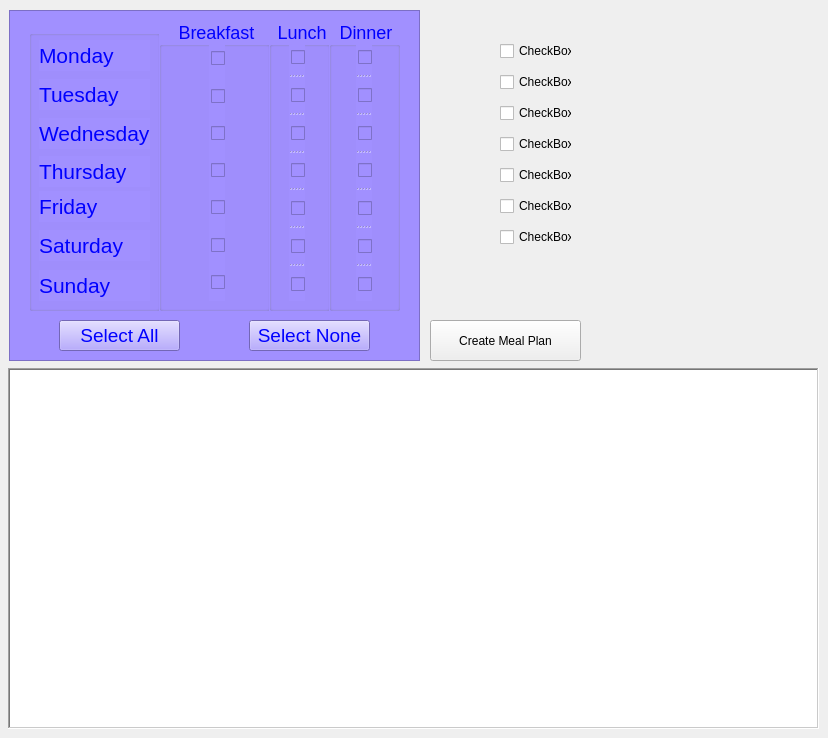
    <widget class="QWidget" name="tab_MealPlan">
     <attribute name="title">
      <string>Create Meal Plan</string>
     </attribute>
     <widget class="QFrame" name="frm_Planner">
      <property name="geometry">
       <rect>
        <x>9</x>
        <y>10</y>
        <width>411</width>
        <height>351</height>
       </rect>
      </property>
      <property name="styleSheet">
       <string notr="true">background-color: rgb(161, 144, 255);</string>
      </property>
      <property name="frameShape">
       <enum>QFrame::StyledPanel</enum>
      </property>
      <property name="frameShadow">
       <enum>QFrame::Raised</enum>
      </property>
      <widget class="QGroupBox" name="grpBx_Breakfast">
       <property name="geometry">
        <rect>
         <x>150</x>
         <y>10</y>
         <width>111</width>
         <height>291</height>
        </rect>
       </property>
       <property name="toolTipDuration">
        <number>-3</number>
       </property>
       <property name="styleSheet">
        <string notr="true">*{
color: blue; 
font-size: 18px;
}</string>
       </property>
       <property name="title">
        <string>Breakfast</string>
       </property>
       <property name="alignment">
        <set>Qt::AlignCenter</set>
       </property>
       <property name="flat">
        <bool>false</bool>
       </property>
       <property name="checkable">
        <bool>false</bool>
       </property>
       <property name="checked">
        <bool>false</bool>
       </property>
       <widget class="QSplitter" name="splitter">
        <property name="geometry">
         <rect>
          <x>50</x>
          <y>20</y>
          <width>16</width>
          <height>261</height>
         </rect>
        </property>
        <property name="orientation">
         <enum>Qt::Vertical</enum>
        </property>
        <property name="opaqueResize">
         <bool>false</bool>
        </property>
        <property name="handleWidth">
         <number>0</number>
        </property>
        <property name="childrenCollapsible">
         <bool>false</bool>
        </property>
        <widget class="QCheckBox" name="chkbx_Mon_Br">
         <property name="enabled">
          <bool>true</bool>
         </property>
         <property name="font">
          <font>
           <pointsize>-1</pointsize>
          </font>
         </property>
         <property name="layoutDirection">
          <enum>Qt::RightToLeft</enum>
         </property>
         <property name="styleSheet">
          <string notr="true"/>
         </property>
         <property name="text">
          <string/>
         </property>
        </widget>
        <widget class="QCheckBox" name="chkbx_Tue_Br">
         <property name="font">
          <font>
           <pointsize>-1</pointsize>
          </font>
         </property>
         <property name="contextMenuPolicy">
          <enum>Qt::ActionsContextMenu</enum>
         </property>
         <property name="layoutDirection">
          <enum>Qt::RightToLeft</enum>
         </property>
         <property name="text">
          <string/>
         </property>
        </widget>
        <widget class="QCheckBox" name="chkbx_Wed_Br">
         <property name="font">
          <font>
           <pointsize>-1</pointsize>
          </font>
         </property>
         <property name="layoutDirection">
          <enum>Qt::RightToLeft</enum>
         </property>
         <property name="text">
          <string/>
         </property>
        </widget>
        <widget class="QCheckBox" name="chkbx_Thu_Br">
         <property name="font">
          <font>
           <pointsize>-1</pointsize>
          </font>
         </property>
         <property name="layoutDirection">
          <enum>Qt::RightToLeft</enum>
         </property>
         <property name="text">
          <string/>
         </property>
        </widget>
        <widget class="QCheckBox" name="chkbx_Fri_Br">
         <property name="font">
          <font>
           <pointsize>-1</pointsize>
          </font>
         </property>
         <property name="layoutDirection">
          <enum>Qt::RightToLeft</enum>
         </property>
         <property name="text">
          <string/>
         </property>
        </widget>
        <widget class="QCheckBox" name="chkbx_Sat_Br">
         <property name="font">
          <font>
           <pointsize>-1</pointsize>
          </font>
         </property>
         <property name="layoutDirection">
          <enum>Qt::RightToLeft</enum>
         </property>
         <property name="text">
          <string/>
         </property>
        </widget>
        <widget class="QCheckBox" name="chkbx_Sun_Br">
         <property name="font">
          <font>
           <pointsize>-1</pointsize>
          </font>
         </property>
         <property name="layoutDirection">
          <enum>Qt::RightToLeft</enum>
         </property>
         <property name="text">
          <string/>
         </property>
        </widget>
       </widget>
      </widget>
      <widget class="QGroupBox" name="grpBx_Lunch">
       <property name="geometry">
        <rect>
         <x>260</x>
         <y>10</y>
         <width>61</width>
         <height>291</height>
        </rect>
       </property>
       <property name="layoutDirection">
        <enum>Qt::LeftToRight</enum>
       </property>
       <property name="styleSheet">
        <string notr="true">*{
color: blue; 
font-size: 18px;
}</string>
       </property>
       <property name="title">
        <string>Lunch</string>
       </property>
       <property name="alignment">
        <set>Qt::AlignCenter</set>
       </property>
       <property name="flat">
        <bool>false</bool>
       </property>
       <property name="checkable">
        <bool>false</bool>
       </property>
       <widget class="QSplitter" name="splitter_2">
        <property name="geometry">
         <rect>
          <x>20</x>
          <y>20</y>
          <width>16</width>
          <height>261</height>
         </rect>
        </property>
        <property name="orientation">
         <enum>Qt::Vertical</enum>
        </property>
        <widget class="QCheckBox" name="chkbx_Mon_Lu">
         <property name="font">
          <font>
           <pointsize>-1</pointsize>
          </font>
         </property>
         <property name="layoutDirection">
          <enum>Qt::RightToLeft</enum>
         </property>
         <property name="text">
          <string/>
         </property>
        </widget>
        <widget class="QCheckBox" name="chkbx_Tue_Lu">
         <property name="font">
          <font>
           <pointsize>-1</pointsize>
          </font>
         </property>
         <property name="layoutDirection">
          <enum>Qt::RightToLeft</enum>
         </property>
         <property name="text">
          <string/>
         </property>
        </widget>
        <widget class="QCheckBox" name="chkbx_Wed_Lu">
         <property name="font">
          <font>
           <pointsize>-1</pointsize>
          </font>
         </property>
         <property name="layoutDirection">
          <enum>Qt::RightToLeft</enum>
         </property>
         <property name="text">
          <string/>
         </property>
        </widget>
        <widget class="QCheckBox" name="chkbx_Thu_Lu">
         <property name="font">
          <font>
           <pointsize>-1</pointsize>
          </font>
         </property>
         <property name="layoutDirection">
          <enum>Qt::RightToLeft</enum>
         </property>
         <property name="text">
          <string/>
         </property>
        </widget>
        <widget class="QCheckBox" name="chkbx_Fri_Lu">
         <property name="font">
          <font>
           <pointsize>-1</pointsize>
          </font>
         </property>
         <property name="layoutDirection">
          <enum>Qt::RightToLeft</enum>
         </property>
         <property name="text">
          <string/>
         </property>
        </widget>
        <widget class="QCheckBox" name="chkbx_Sat_Lu">
         <property name="font">
          <font>
           <pointsize>-1</pointsize>
          </font>
         </property>
         <property name="layoutDirection">
          <enum>Qt::RightToLeft</enum>
         </property>
         <property name="text">
          <string/>
         </property>
        </widget>
        <widget class="QCheckBox" name="chkbx_Sun_Lu">
         <property name="font">
          <font>
           <pointsize>-1</pointsize>
          </font>
         </property>
         <property name="layoutDirection">
          <enum>Qt::RightToLeft</enum>
         </property>
         <property name="text">
          <string/>
         </property>
        </widget>
       </widget>
      </widget>
      <widget class="QGroupBox" name="grpBx_Dinner">
       <property name="geometry">
        <rect>
         <x>320</x>
         <y>10</y>
         <width>71</width>
         <height>291</height>
        </rect>
       </property>
       <property name="styleSheet">
        <string notr="true">*{
color: blue; 
font-size: 18px;
}</string>
       </property>
       <property name="title">
        <string>Dinner</string>
       </property>
       <property name="alignment">
        <set>Qt::AlignCenter</set>
       </property>
       <property name="flat">
        <bool>false</bool>
       </property>
       <property name="checkable">
        <bool>false</bool>
       </property>
       <property name="checked">
        <bool>false</bool>
       </property>
       <widget class="QSplitter" name="splitter_3">
        <property name="geometry">
         <rect>
          <x>27</x>
          <y>20</y>
          <width>16</width>
          <height>261</height>
         </rect>
        </property>
        <property name="orientation">
         <enum>Qt::Vertical</enum>
        </property>
        <widget class="QCheckBox" name="chkbx_Mon_Di">
         <property name="enabled">
          <bool>true</bool>
         </property>
         <property name="font">
          <font>
           <pointsize>-1</pointsize>
          </font>
         </property>
         <property name="layoutDirection">
          <enum>Qt::RightToLeft</enum>
         </property>
         <property name="text">
          <string/>
         </property>
         <property name="tristate">
          <bool>false</bool>
         </property>
        </widget>
        <widget class="QCheckBox" name="chkbx_Tue_Di">
         <property name="font">
          <font>
           <pointsize>-1</pointsize>
          </font>
         </property>
         <property name="layoutDirection">
          <enum>Qt::RightToLeft</enum>
         </property>
         <property name="text">
          <string/>
         </property>
        </widget>
        <widget class="QCheckBox" name="chkbx_Wed_Di">
         <property name="font">
          <font>
           <pointsize>-1</pointsize>
          </font>
         </property>
         <property name="layoutDirection">
          <enum>Qt::RightToLeft</enum>
         </property>
         <property name="text">
          <string/>
         </property>
        </widget>
        <widget class="QCheckBox" name="chkbx_Thu_Di">
         <property name="font">
          <font>
           <pointsize>-1</pointsize>
          </font>
         </property>
         <property name="layoutDirection">
          <enum>Qt::RightToLeft</enum>
         </property>
         <property name="text">
          <string/>
         </property>
        </widget>
        <widget class="QCheckBox" name="chkbx_Fri_Di">
         <property name="font">
          <font>
           <pointsize>-1</pointsize>
          </font>
         </property>
         <property name="layoutDirection">
          <enum>Qt::RightToLeft</enum>
         </property>
         <property name="text">
          <string/>
         </property>
        </widget>
        <widget class="QCheckBox" name="chkbx_Sat_Di">
         <property name="font">
          <font>
           <pointsize>-1</pointsize>
          </font>
         </property>
         <property name="layoutDirection">
          <enum>Qt::RightToLeft</enum>
         </property>
         <property name="text">
          <string/>
         </property>
        </widget>
        <widget class="QCheckBox" name="chkbx_Sun_Di">
         <property name="font">
          <font>
           <pointsize>-1</pointsize>
          </font>
         </property>
         <property name="layoutDirection">
          <enum>Qt::RightToLeft</enum>
         </property>
         <property name="text">
          <string/>
         </property>
        </widget>
       </widget>
      </widget>
      <widget class="QGroupBox" name="grpBx_DaysOfWeek">
       <property name="enabled">
        <bool>true</bool>
       </property>
       <property name="geometry">
        <rect>
         <x>20</x>
         <y>20</y>
         <width>131</width>
         <height>281</height>
        </rect>
       </property>
       <property name="layoutDirection">
        <enum>Qt::LeftToRight</enum>
       </property>
       <property name="styleSheet">
        <string notr="true"/>
       </property>
       <property name="title">
        <string/>
       </property>
       <property name="alignment">
        <set>Qt::AlignCenter</set>
       </property>
       <property name="flat">
        <bool>false</bool>
       </property>
       <widget class="QLabel" name="lbl_Tue">
        <property name="geometry">
         <rect>
          <x>10</x>
          <y>49</y>
          <width>111</width>
          <height>31</height>
         </rect>
        </property>
        <property name="font">
         <font>
          <pointsize>16</pointsize>
         </font>
        </property>
        <property name="styleSheet">
         <string notr="true">color: Blue</string>
        </property>
        <property name="text">
         <string>Tuesday</string>
        </property>
       </widget>
       <widget class="QLabel" name="lbl_Wed">
        <property name="geometry">
         <rect>
          <x>10</x>
          <y>88</y>
          <width>111</width>
          <height>31</height>
         </rect>
        </property>
        <property name="font">
         <font>
          <pointsize>16</pointsize>
         </font>
        </property>
        <property name="styleSheet">
         <string notr="true">color: Blue</string>
        </property>
        <property name="text">
         <string>Wednesday</string>
        </property>
       </widget>
       <widget class="QLabel" name="lbl_Mon">
        <property name="geometry">
         <rect>
          <x>10</x>
          <y>10</y>
          <width>111</width>
          <height>31</height>
         </rect>
        </property>
        <property name="font">
         <font>
          <pointsize>16</pointsize>
          <weight>50</weight>
          <bold>false</bold>
         </font>
        </property>
        <property name="styleSheet">
         <string notr="true">color: Blue</string>
        </property>
        <property name="text">
         <string>Monday</string>
        </property>
       </widget>
       <widget class="QLabel" name="lbl_Thu">
        <property name="geometry">
         <rect>
          <x>10</x>
          <y>126</y>
          <width>111</width>
          <height>31</height>
         </rect>
        </property>
        <property name="font">
         <font>
          <pointsize>16</pointsize>
         </font>
        </property>
        <property name="styleSheet">
         <string notr="true">color: Blue</string>
        </property>
        <property name="text">
         <string>Thursday</string>
        </property>
       </widget>
       <widget class="QLabel" name="lbl_Fri">
        <property name="geometry">
         <rect>
          <x>10</x>
          <y>161</y>
          <width>111</width>
          <height>31</height>
         </rect>
        </property>
        <property name="font">
         <font>
          <pointsize>16</pointsize>
         </font>
        </property>
        <property name="styleSheet">
         <string notr="true">color: Blue</string>
        </property>
        <property name="text">
         <string>Friday</string>
        </property>
       </widget>
       <widget class="QLabel" name="lbl_Sat">
        <property name="geometry">
         <rect>
          <x>10</x>
          <y>200</y>
          <width>111</width>
          <height>31</height>
         </rect>
        </property>
        <property name="font">
         <font>
          <pointsize>16</pointsize>
         </font>
        </property>
        <property name="styleSheet">
         <string notr="true">color: Blue</string>
        </property>
        <property name="text">
         <string>Saturday</string>
        </property>
       </widget>
       <widget class="QLabel" name="lbl_Sun">
        <property name="geometry">
         <rect>
          <x>10</x>
          <y>240</y>
          <width>111</width>
          <height>31</height>
         </rect>
        </property>
        <property name="font">
         <font>
          <pointsize>16</pointsize>
         </font>
        </property>
        <property name="styleSheet">
         <string notr="true">color: Blue</string>
        </property>
        <property name="text">
         <string>Sunday</string>
        </property>
       </widget>
      </widget>
      <widget class="QPushButton" name="btn_SelectAll">
       <property name="geometry">
        <rect>
         <x>50</x>
         <y>310</y>
         <width>121</width>
         <height>31</height>
        </rect>
       </property>
       <property name="font">
        <font>
         <pointsize>14</pointsize>
        </font>
       </property>
       <property name="styleSheet">
        <string notr="true">color: blue</string>
       </property>
       <property name="text">
        <string>Select All</string>
       </property>
      </widget>
      <widget class="QPushButton" name="btn_SelectNone">
       <property name="geometry">
        <rect>
         <x>240</x>
         <y>310</y>
         <width>121</width>
         <height>31</height>
        </rect>
       </property>
       <property name="font">
        <font>
         <pointsize>14</pointsize>
        </font>
       </property>
       <property name="styleSheet">
        <string notr="true">color: blue</string>
       </property>
       <property name="text">
        <string>Select None</string>
       </property>
      </widget>
      <zorder>grpBx_DaysOfWeek</zorder>
      <zorder>grpBx_Breakfast</zorder>
      <zorder>grpBx_Lunch</zorder>
      <zorder>grpBx_Dinner</zorder>
      <zorder>btn_SelectAll</zorder>
      <zorder>btn_SelectNone</zorder>
     </widget>
     <widget class="QTableView" name="tbl_CreateMealPlan">
      <property name="geometry">
       <rect>
        <x>8</x>
        <y>368</y>
        <width>811</width>
        <height>361</height>
       </rect>
      </property>
      <property name="frameShape">
       <enum>QFrame::WinPanel</enum>
      </property>
      <property name="frameShadow">
       <enum>QFrame::Sunken</enum>
      </property>
      <property name="editTriggers">
       <set>QAbstractItemView::NoEditTriggers</set>
      </property>
      <property name="tabKeyNavigation">
       <bool>false</bool>
      </property>
      <property name="showDropIndicator" stdset="0">
       <bool>false</bool>
      </property>
      <property name="dragDropOverwriteMode">
       <bool>false</bool>
      </property>
      <property name="showGrid">
       <bool>false</bool>
      </property>
      <property name="sortingEnabled">
       <bool>true</bool>
      </property>
      <attribute name="horizontalHeaderCascadingSectionResizes">
       <bool>true</bool>
      </attribute>
      <attribute name="verticalHeaderCascadingSectionResizes">
       <bool>true</bool>
      </attribute>
     </widget>
     <widget class="QPushButton" name="btn_CreateMealPlan">
      <property name="geometry">
       <rect>
        <x>430</x>
        <y>320</y>
        <width>151</width>
        <height>41</height>
       </rect>
      </property>
      <property name="text">
       <string>Create Meal Plan</string>
      </property>
     </widget>
     <widget class="QWidget" name="gridLayoutWidget">
      <property name="geometry">
       <rect>
        <x>500</x>
        <y>36</y>
        <width>72</width>
        <height>221</height>
       </rect>
      </property>
      <layout class="QGridLayout" name="gridLayout">
       <property name="sizeConstraint">
        <enum>QLayout::SetNoConstraint</enum>
       </property>
       <property name="spacing">
        <number>6</number>
       </property>
       <item row="0" column="0">
        <widget class="QCheckBox" name="checkBox">
         <property name="text">
          <string>CheckBox</string>
         </property>
        </widget>
       </item>
       <item row="2" column="0">
        <widget class="QCheckBox" name="checkBox_3">
         <property name="text">
          <string>CheckBox</string>
         </property>
        </widget>
       </item>
       <item row="3" column="0">
        <widget class="QCheckBox" name="checkBox_4">
         <property name="text">
          <string>CheckBox</string>
         </property>
        </widget>
       </item>
       <item row="5" column="0">
        <widget class="QCheckBox" name="checkBox_6">
         <property name="text">
          <string>CheckBox</string>
         </property>
        </widget>
       </item>
       <item row="1" column="0">
        <widget class="QCheckBox" name="checkBox_2">
         <property name="text">
          <string>CheckBox</string>
         </property>
        </widget>
       </item>
       <item row="4" column="0">
        <widget class="QCheckBox" name="checkBox_5">
         <property name="text">
          <string>CheckBox</string>
         </property>
        </widget>
       </item>
       <item row="6" column="0">
        <widget class="QCheckBox" name="checkBox_7">
         <property name="text">
          <string>CheckBox</string>
         </property>
        </widget>
       </item>
      </layout>
     </widget>
    </widget>
